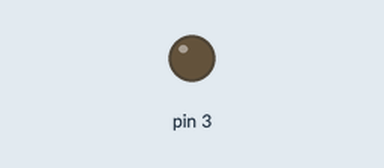
The sketch below on a simulated Arduino Uno, built with avr-gcc and run on an emulated ATmega328P. On the bench: output pins drawn as LEDs (lit = HIGH).

Above: at 2.4 s.
At 6.5 s:
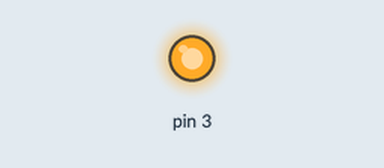
Timing chart, 0 to 6.9 s (numbered marks = the images above):
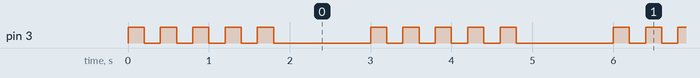

Measured:
- by itself, pin 3: repeats every 3.0 s: 4 × (LOW 0.20 s, HIGH 0.20 s), LOW 1.2 s, HIGH 0.20 s
- by itself, everything shown: repeats every 3.0 s, in 10 steps

The sketch:

ex3_solved.ino
```cpp
#include "led.h"

int delayTime = 200; // ms
int flashCount = 5;

void setup() {
  Serial.begin(9600);
  setupLed(GREEN_LED);
}

void loop() {
  int i;
  while(Serial.available() > 0) {
    flashCount = Serial.parseInt();

    if (Serial.read() == '\n') {
      // do nothing
    }
  }

  for(i = 0; i < flashCount; i++)
    flashLed(delayTime);
  delay(1000);
}
```

led.h
```cpp
#define GREEN_LED 3
#define ONBOARD_LED 13

void setupLed(int whichLed);
void flashLed(int dtime);
```

led.ino
```cpp
int theLed = ONBOARD_LED;

void setupLed(int whichLed) {
  theLed = whichLed;
  pinMode(theLed, OUTPUT);
}

void flashLed(int dtime) {
  digitalWrite(theLed, HIGH);
  delay(delayTime);
  digitalWrite(theLed, LOW);
  delay(delayTime);
}
```
